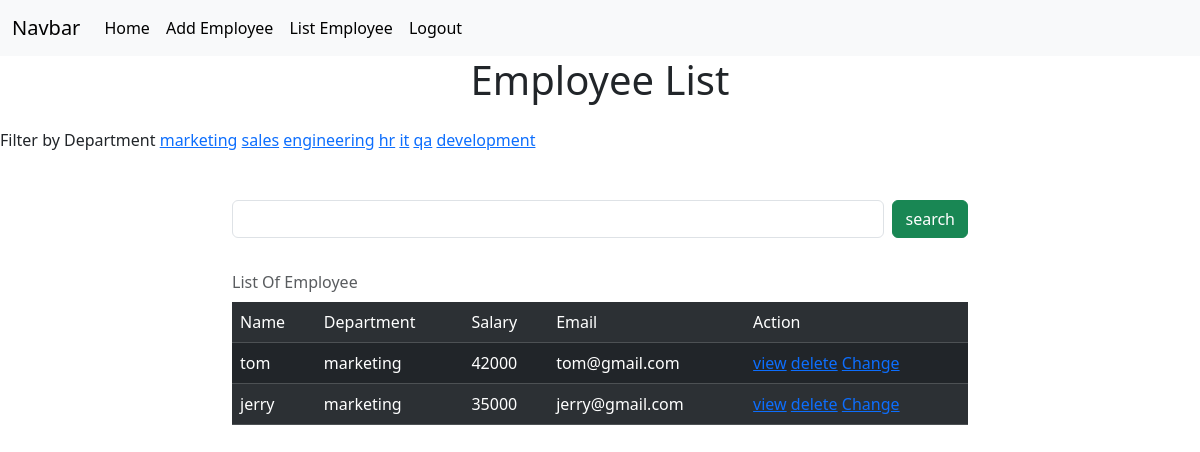
Page /employees/all?department=marketing (signed in) on the committed database.
### crm/models.py (models this page shows)
class Employees(models.Model):
    name=models.CharField(max_length=100)
    department=models.CharField(max_length=100)
    salary=models.PositiveIntegerField()
    email=models.EmailField(unique=True)
    age=models.PositiveIntegerField()
    contact=models.CharField(null=True,max_length=10,)
    profile_pic=models.ImageField(upload_to="images",null=True,blank=True) #{null used for databse},{blankis for form}
    dob=models.DateField(null=True,blank=True)
    def __str__(self):
        return self.name   # for the object string representation

### crm/views.py (the view, shortened to what this page needs)
# urls.py: path('employees/all',views.EmployeeListView.as_view(),name="emp-all"),
@method_decorator(signin_required,name="dispatch")
class EmployeeListView(View):
    def get(self,request,*args,**kwargs):
            qs=Employees.objects.all()
            departments=Employees.objects.all().values_list("department",flat=True).distinct()
            print(departments)
            if "department" in request.GET:
                dept=request.GET.get("department")
                qs=qs.filter(department__iexact=dept)
            return render(request,"emp_list.html",{"data":qs,"departments":departments})

### crm/views.py (called while the page is built)
def signin_required(fn):
    def wrapper(request,*args,**kwargs):
        if not request.user.is_authenticated:
            messages.error(request,"Invalid Session")
            return redirect("signin")
        else:
            return fn(request,*args,**kwargs)
    return wrapper

### crm/templates/emp_list.html (shortened to what this page needs)
{%extends 'base.html'%}
{%block body_block%}
<h1 class="text-center mb-4">Employee List</h1>
<div>
    Filter by Department
    {%for dep in departments%}
        <a href="{%url 'emp-all'%}?department={{dep}}">{{dep}}</a>
    {%endfor%}
</div>
<div class="container mt-5">
    <div class="row">
        <div class="col-2"></div>
        <div class="col-8">
            <form action="" method="post">
                <div class="d-flex">
                    <input type="text" name="box" class="form-control me-2">
                    <button type="submit" class="btn btn-success">search</button>
                </div>
            </form>
        </div>
        <div class="col-2"></div>
    </div>
</div>
<div class="container mt-4">
    <div class="row">
        <div class="col-2"></div>
        <div class="col-8">
            <table class="table table-dark table-striped caption-top">
                <caption>List Of Employee   </caption>
                <tr>
                    <td>Name</td>
                    <td>Department</td>
                    <td>Salary</td>
                    <td>Email</td>
                    <td>Action</td>
                </tr>
                {%for emp in data%}
                <tr>
                    <td>{{emp.name}}</td>
                    <td>{{emp.department}}</td>
                    <td>{{emp.salary}}</td>
                    <td>{{emp.email}}</td>
                    <td>
                        <a href="{%url 'emp-details' emp.id%}">view</a>
                        <a href="{%url 'emp-delete' emp.id%}">delete</a>
                        <a href="{%url 'emp-edit' emp.id%}">Change</a>
                    </td>
                </tr>
                {%endfor%}
            </table>
        </div>
        <div class="col-2"></div>
    </div>
</div>
{%endblock%}

### rows in the picture
Employees: name "tom", department "marketing", salary "42000", email "tom@gmail.com"
Employees: name "jerry", department "marketing", salary "35000", email "jerry@gmail.com"

### other values in the picture
{{ dep }} "marketing" "sales" "engineering" "hr" "it" "qa" "development"
